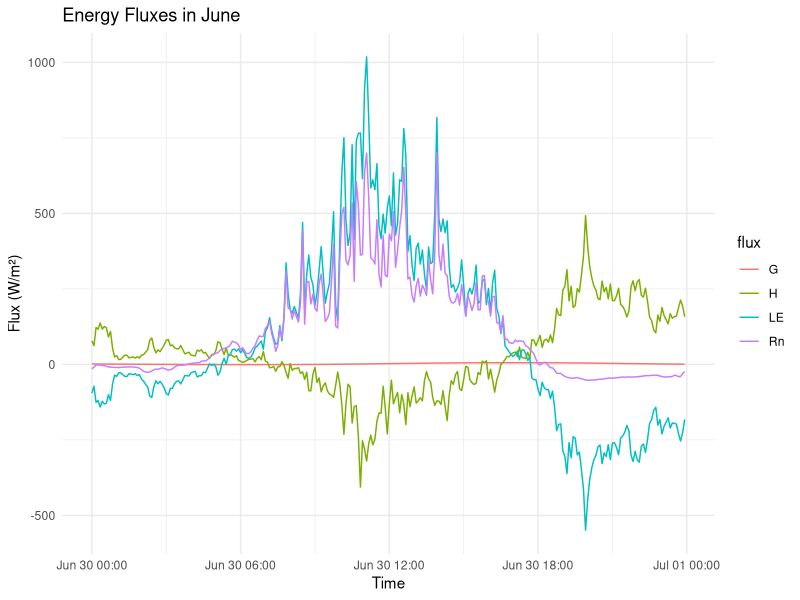
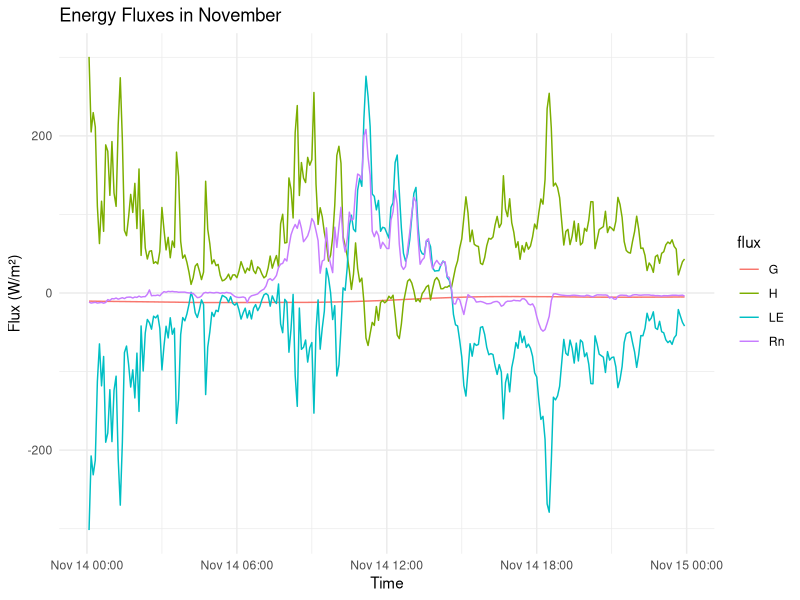
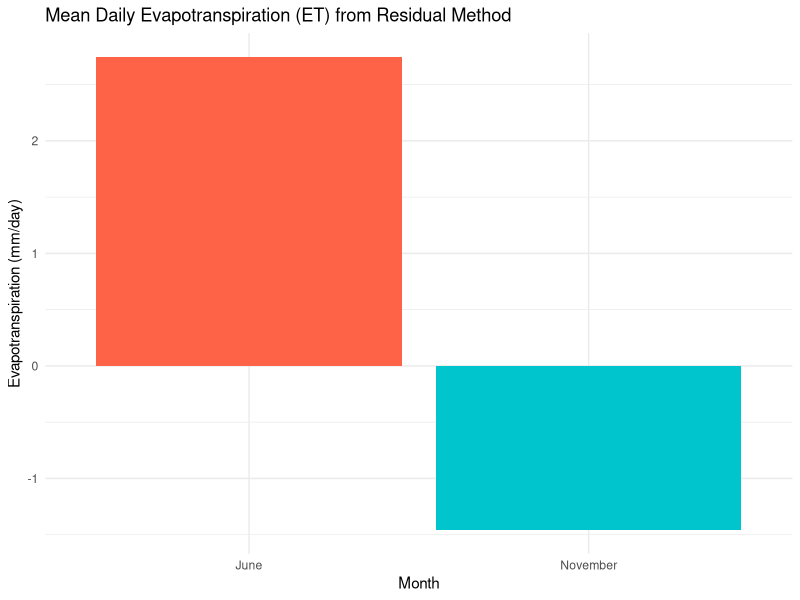

Generate these figures, in order, with R:
## ---- chunk 1
library(tidyverse)
library(lubridate)
library(units)

energy <- read_csv("../data/energie_bil_wiese.csv") %>%
  mutate(datetime = dmy_hm(datetime))
## ---- chunk 2
energy <- energy %>%
  rename(
    Rn = rad_bil,
    G = heatflux_soil,
    Ta_2m = Ta_2m,
    Ta_10m = Ta_10m,
    WS_2m = Windspeed_2m,
    WS_10m = Windspeed_10m
  ) %>%
  mutate(
    delta_T = Ta_10m - Ta_2m,
    WS_mean = (WS_2m + WS_10m) / 2,
    month_num = month(datetime),
    month_label = case_when(
      month_num == 6 ~ "June",
      month_num == 11 ~ "November",
      TRUE ~ as.character(month(datetime, label = TRUE))
    )
  )
## ---- chunk 3
# Constants
rho_air <- set_units(1.225, "kg/m^3")
cp_air <- set_units(1005, "J/kg/K")
z1 <- 2
z2 <- 10
k <- 0.41

energy <- energy %>%
  mutate(
    ra = log(z2 / z1) / (k * WS_mean),
    H = drop_units(rho_air * cp_air * delta_T / ra)
  )
## ---- chunk 4
energy <- energy %>% mutate(LE = Rn - G - H)
## ---- chunk 5
library(ggplot2)

energy_long <- energy %>%
  select(datetime, month_label, Rn, G, H, LE) %>%
  pivot_longer(cols = c(Rn, G, H, LE), names_to = "flux", values_to = "value")

plot_fluxes <- function(df, title) {
  ggplot(df, aes(x = datetime, y = value, color = flux)) +
    geom_line() +
    labs(title = title, x = "Time", y = "Flux (W/m²)") +
    theme_minimal()
}

plot_fluxes(filter(energy_long, month_label == "June"), "Energy Fluxes in June")
## ---- chunk 6
plot_fluxes(filter(energy_long, month_label == "November"), "Energy Fluxes in November")
## ---- chunk 7
library(dplyr)
library(ggplot2)

# Berechne ET
lambda <- 2.45e6  # J/kg
energy <- energy %>%
  mutate(
    ET_mm_day = (LE / lambda) * 86400,
    month_label = month(datetime, label = TRUE, abbr = FALSE)
  )

# Aggregiere pro Monat
monthly_et <- energy %>%
  filter(!is.na(ET_mm_day)) %>%
  group_by(month_label) %>%
  summarise(
    mean_ET = mean(ET_mm_day, na.rm = TRUE),
    .groups = "drop"
  )

# Plot
ggplot(monthly_et, aes(x = month_label, y = mean_ET, fill = month_label)) +
  geom_col(show.legend = FALSE) +
  labs(
    title = "Mean Daily Evapotranspiration (ET) from Residual Method",
    x = "Month",
    y = "Evapotranspiration (mm/day)"
  ) +
  scale_fill_manual(values = c("June" = "tomato", "November" = "turquoise3")) +
  theme_minimal()

## ---- chunk 8
# write_csv(energy, "../data/processed_energy_fluxes.csv")
